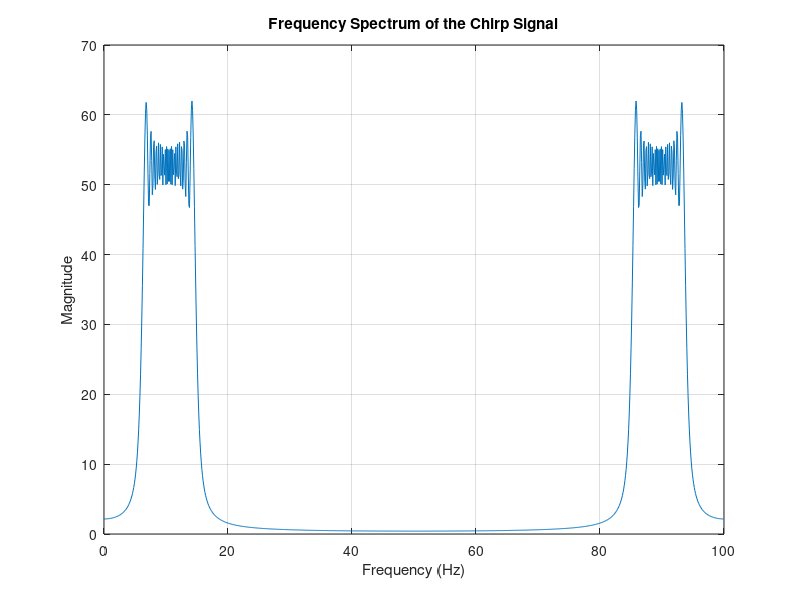

Write the MATLAB code that produced this figure.
% alpha = 2
Fs = 100;               
T = 10;            
t = 0:1/Fs:T;          
F_start = 6;            
F_end = 15;             

F_t = linspace(F_start, F_end, length(t));

x = sin(2*pi*cumsum(F_t)/Fs);

N = length(x);
X = fft(x);
frequencies = (0:N-1) * Fs / N;

figure;
plot(frequencies, abs(X));
xlabel('Frequency (Hz)');
ylabel('Magnitude');
title('Frequency Spectrum of the Chirp Signal');
grid on;

[~, index] = max(abs(X));  
dominant_frequency = frequencies(index);  
disp(['Dominant Frequency Component: ' num2str(dominant_frequency) ' Hz']);
